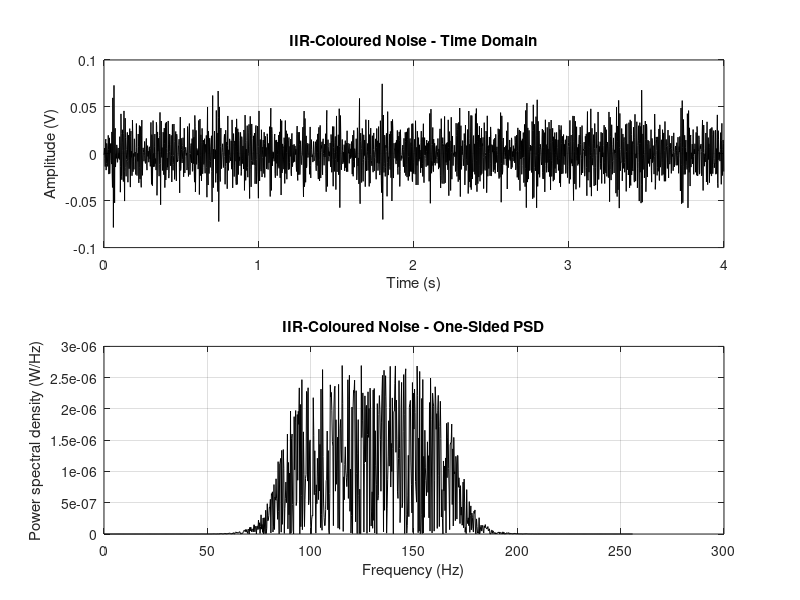
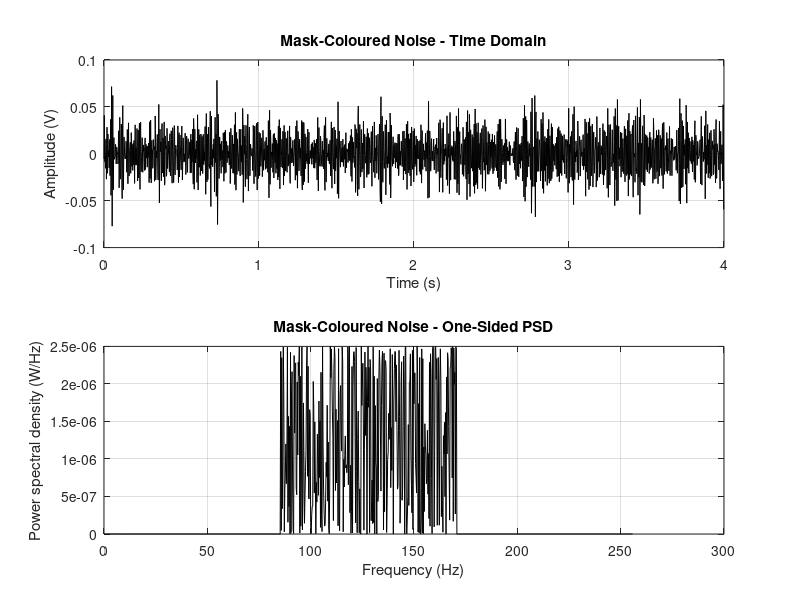
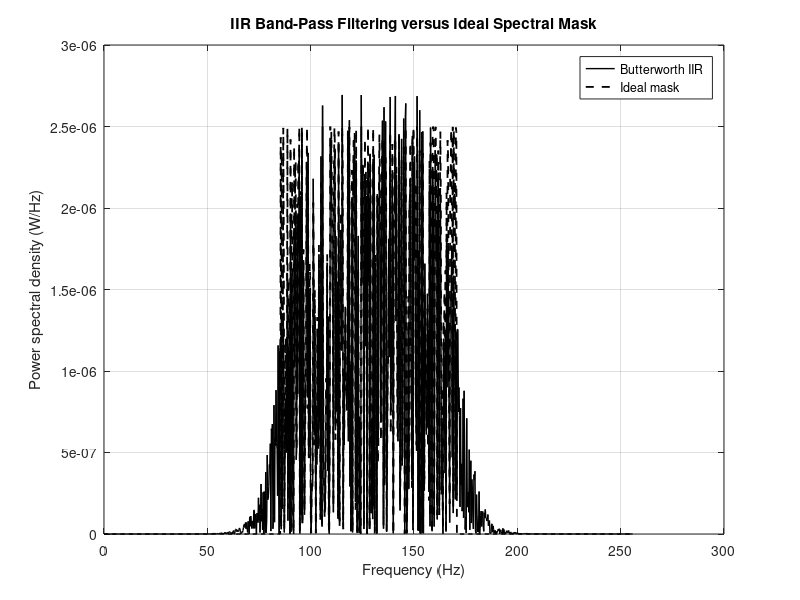
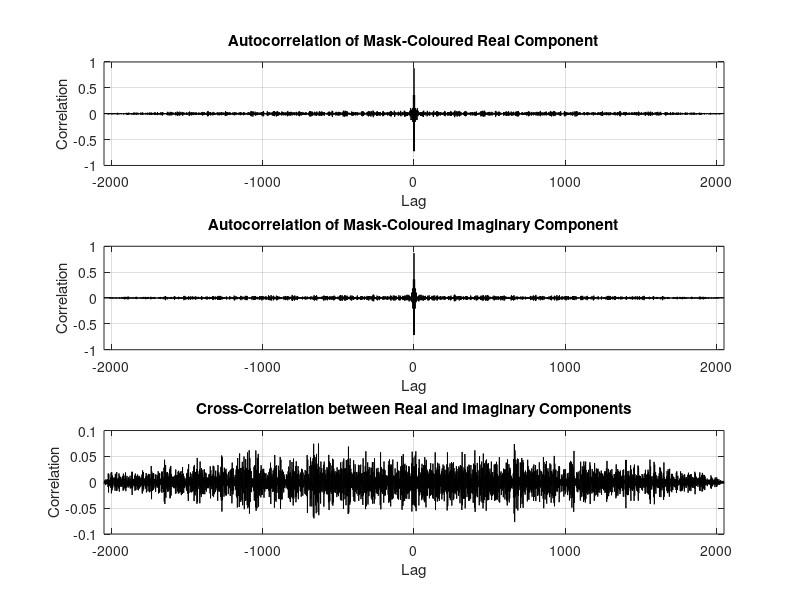

Source code (MATLAB) for these figures, in order:
%% Coloured noise using an IIR band-pass filter and an ideal spectral mask
% The same white-noise spectrum is coloured by two methods:
%   1) a fourth-order Butterworth IIR band-pass filter;
%   2) direct multiplication by a rectangular frequency-domain mask.

clear; clc; close all;
rng(23, 'twister');                 % Reproducible random experiment

%% General parameters
N = 2^11;                           % Number of samples / DFT size
fs = N/4;                           % Sampling frequency [Hz]
Ts = 1/fs;                          % Sampling period [s]
t = (0:N-1)*Ts;                     % Time axis [s]
Z = 1;                              % Reference impedance [ohm]
N0 = 5e-6;                          % One-sided noise PSD [W/Hz]
Pn = N0*(fs/2);                     % Total white-noise power [W]

%% White-noise synthesis in the frequency domain
K = sqrt(Pn*Z*N);
S = K*exp(1j*2*pi*rand(1,N));
x = ifft(S);

%% Method 1: Butterworth IIR band-pass filter
Wn = [1/3 2/3];                     % Normalised band edges
filterOrder = 4;
[b, a] = butter(filterOrder, Wn, 'bandpass');

yIIR = filter(b, a, x);
y1IIR = sqrt(2)*real(yIIR);
y2IIR = sqrt(2)*imag(yIIR);

YIIR = fft(y1IIR)/N;
PyyIIR = abs(YIIR).^2/Z;
PyyIIRone = PyyIIR(1:N/2);
PyyIIRone(2:end) = 2*PyyIIRone(2:end);
f = (0:N/2-1)*(fs/N);

figure(1);
subplot(2,1,1);
plot(t, y1IIR, 'k'); grid on;
title('IIR-Coloured Noise - Time Domain');
xlabel('Time (s)'); ylabel('Amplitude (V)');
subplot(2,1,2);
plot(f, PyyIIRone, 'k'); grid on;
title('IIR-Coloured Noise - One-Sided PSD');
xlabel('Frequency (Hz)'); ylabel('Power spectral density (W/Hz)');

%% Method 2: ideal frequency-domain mask
fmin = (1/3)*(fs/2);                % Lower edge = fs/6
fmax = (2/3)*(fs/2);                % Upper edge = fs/3
df = fs/N;
fTwoSided = (0:N-1)*df;

% Keep the positive-frequency band and its negative-frequency mirror.
mask = ((fTwoSided >= fmin) & (fTwoSided <= fmax)) | ...
       ((fTwoSided >= fs-fmax) & (fTwoSided <= fs-fmin));

Scol = S.*mask;
yMask = ifft(Scol);
y1Mask = sqrt(2)*real(yMask);
y2Mask = sqrt(2)*imag(yMask);

YMask = fft(y1Mask)/N;
PyyMask = abs(YMask).^2/Z;
PyyMaskOne = PyyMask(1:N/2);
PyyMaskOne(2:end) = 2*PyyMaskOne(2:end);

figure(2);
subplot(2,1,1);
plot(t, y1Mask, 'k'); grid on;
title('Mask-Coloured Noise - Time Domain');
xlabel('Time (s)'); ylabel('Amplitude (V)');
subplot(2,1,2);
plot(f, PyyMaskOne, 'k'); grid on;
title('Mask-Coloured Noise - One-Sided PSD');
xlabel('Frequency (Hz)'); ylabel('Power spectral density (W/Hz)');

%% Comparison of both colouring techniques
figure(3);
plot(f, PyyIIRone, 'k', 'LineWidth', 1); hold on;
plot(f, PyyMaskOne, '--k', 'LineWidth', 1.3); grid on;
title('IIR Band-Pass Filtering versus Ideal Spectral Mask');
xlabel('Frequency (Hz)'); ylabel('Power spectral density (W/Hz)');
legend('Butterworth IIR', 'Ideal mask', 'Location', 'northeast');

%% Correlation analysis of the mask-coloured process
[ry1, lags1] = xcorr(y1Mask);
[ry2, lags2] = xcorr(y2Mask);
[ry12, lags12] = xcorr(y1Mask, y2Mask);

figure(4);
subplot(3,1,1);
plot(lags1, ry1, 'k'); grid on;
title('Autocorrelation of Mask-Coloured Real Component');
xlabel('Lag'); ylabel('Correlation'); xlim([-N N]);

subplot(3,1,2);
plot(lags2, ry2, 'k'); grid on;
title('Autocorrelation of Mask-Coloured Imaginary Component');
xlabel('Lag'); ylabel('Correlation'); xlim([-N N]);

subplot(3,1,3);
plot(lags12, ry12, 'k'); grid on;
title('Cross-Correlation between Real and Imaginary Components');
xlabel('Lag'); ylabel('Correlation'); xlim([-N N]);

%% Power verification
bandwidth = fmax-fmin;
expectedPower = N0*bandwidth;
estimatedIIRPower = mean(y1IIR.^2)/Z;
estimatedMaskPower = mean(y1Mask.^2)/Z;

fprintf('Band limits:                    %.3f Hz to %.3f Hz\n', fmin, fmax);
fprintf('Expected ideal-mask power:      %.6e W\n', expectedPower);
fprintf('Estimated IIR output power:     %.6e W\n', estimatedIIRPower);
fprintf('Estimated mask output power:    %.6e W\n', estimatedMaskPower);
